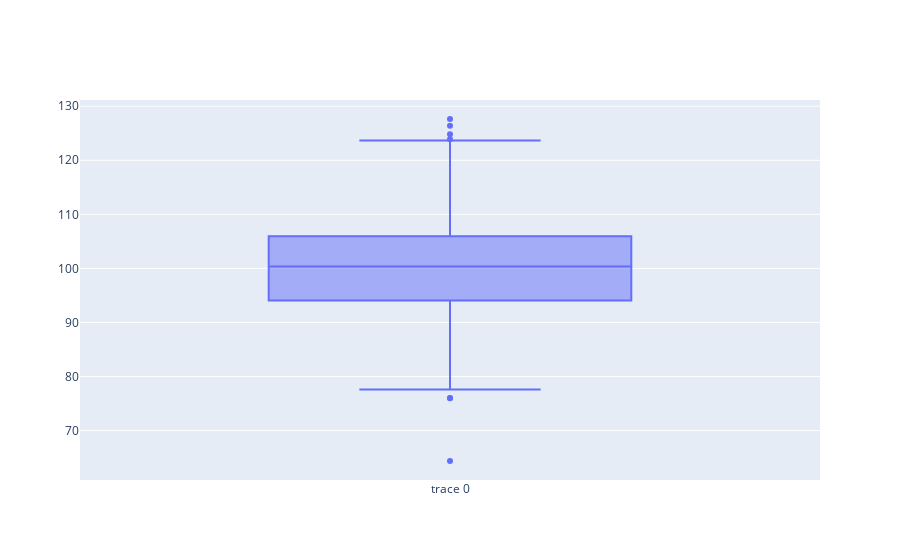

Notebook source saved alongside this figure:
### Markdown cell above
## Simple box plot

### Code cell
trace = go.Box(y = group_a)

data = [trace]


# pio.show(dict(data=trace)) # Will not reneder in Github!
pio.show({"data": data})

### Figure 1 — Plotly figure (JSON) as saved in the notebook; plotly's stock layout.template omitted (floating-point values rounded to 4 significant figures; data arrays with more than 128 entries replaced by an {"elided": "..."} marker saying what was removed)
{"data": [{"type": "box", "y": {"elided": "500 float values"}}], "layout": {"autosize": true, "xaxis": {"autorange": true, "range": [-0.5, 0.5], "type": "category"}, "yaxis": {"autorange": true, "range": [60.85, 131.2], "type": "linear"}}}
